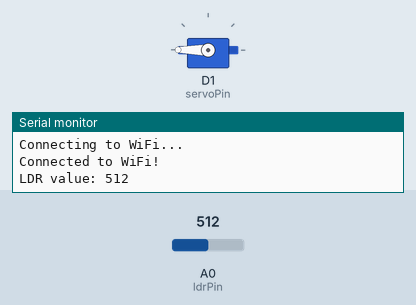
Simulated run of this sketch. Board: ESP8266 (NodeMCU). Parts: servo, the last lines printed to the serial monitor. Inputs (shaded band) come from the test bench; at power-on: A0 (ldrPin) = 512. WiFi joins after 1.5 s; servers stay silent unless stated.

Above: at 3.0 s.
3.3 s: A0 (ldrPin) set to 111
6.8 s: A0 (ldrPin) set to 92
At 8.3 s:
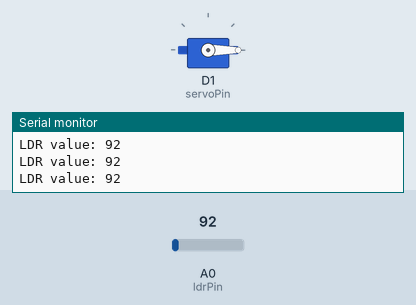
8.5 s: A0 (ldrPin) set to 110
At 9.05 s:
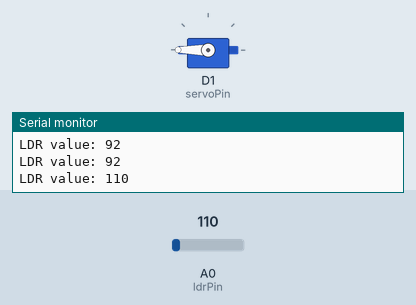
12.0 s: A0 (ldrPin) set to 90
At 14.0 s:
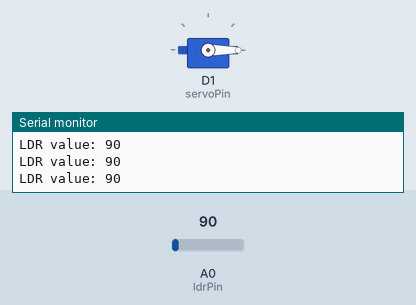
Timing chart, 0 to 14.7 s (numbered marks = the images above; inputs shaded):
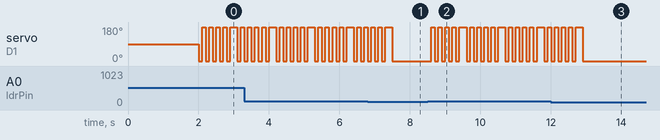

Measured:
- the behaviour switches between 101 and 100 on A0 (ldrPin) (found by bisection; images 0 and 1)
- after the input at 6.8 s, servo on D1 (servoPin): goes on until 7.5 s, then stays 0°
- after the input at 8.5 s, servo on D1 (servoPin): 0° → 180° after 0.11 s, then repeats every 1.1 s: 3 × (0° 0.10 s, 180° 0.10 s), 0° 0.10 s, 180° 0.20 s, 0° 0.10 s, 180° 0.10 s
- after the input at 12.0 s, servo on D1 (servoPin): goes on until 12.9 s, then stays 0°
- by itself, servo on D1 (servoPin): repeats every 1.1 s: 3 × (180° 0.10 s, 0° 0.10 s), 180° 0.20 s, 0° 0.10 s, 180° 0.10 s, 0° 0.10 s

The sketch:

room2.ino
```cpp
#include <ESP8266WiFi.h>
#include <Servo.h>

const char* ssid = "Hello";
const char* password = "88888888";

const int ldrPin = A0;
const int servoPin = D1;

Servo servo;

void setup() {
  Serial.begin(9600);

  WiFi.begin(ssid, password);
  while (WiFi.status() != WL_CONNECTED) {
    delay(1000);
    Serial.println("Connecting to WiFi...");
  }
  Serial.println("Connected to WiFi!");

  servo.attach(servoPin);
}

void loop() {
  int ldrValue = analogRead(ldrPin);

  Serial.print("LDR value: ");
  Serial.println(ldrValue);

  if (ldrValue > 100) {
    for (int i = 0; i < 5; i++) {
      servo.write(0);  // Rotate servo to 0 degrees (start position)
      delay(100);  // Delay for servo rotation
      servo.write(5000); // Rotate servo to 180 degrees (end position)
      delay(100);  // Delay for servo rotation
    }
  } else {
    servo.write(0); // Stop servo rotation
  }

  delay(100);
}
```
